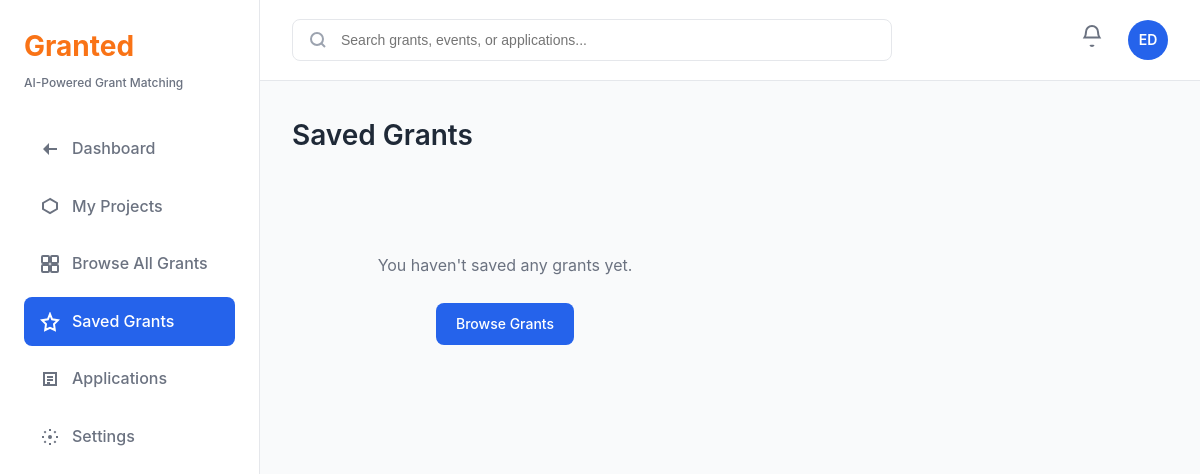
/saved/ (signed in), run on an earlier commit of the app's database.
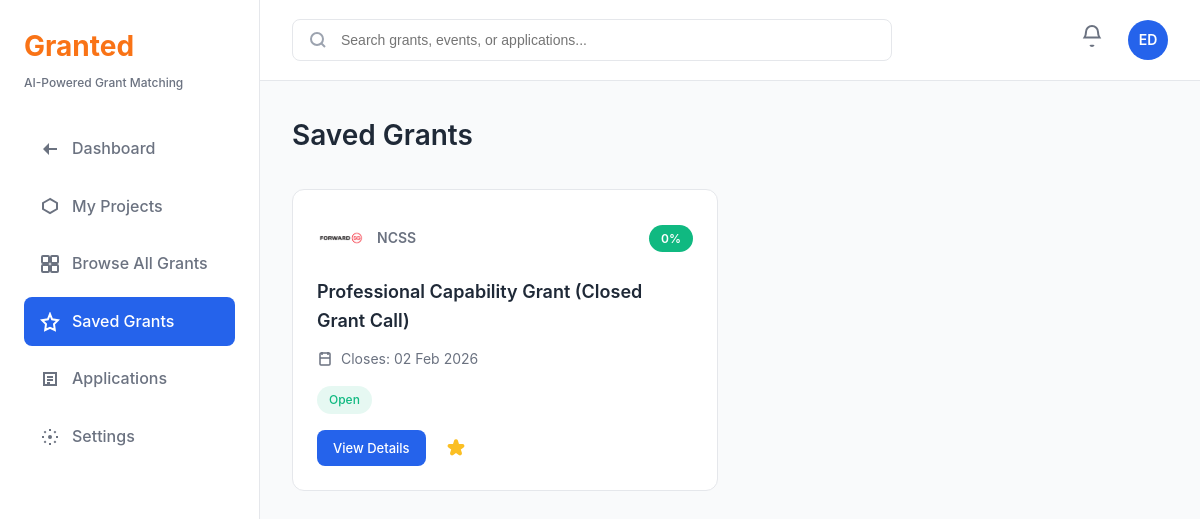
And on a later commit of the database.
### grants/models.py (models this page shows, shortened)
class GrantMatch(models.Model):
    project = models.ForeignKey(Project, on_delete=models.CASCADE, related_name='matches')
    grant = models.ForeignKey(Grant, on_delete=models.CASCADE, related_name='matches')
    match_score = models.IntegerField(
        validators=[MinValueValidator(0), MaxValueValidator(100)],
        help_text="Match percentage (0-100)"
    )
    match_reasons = models.JSONField(default=list, help_text="List of reasons why this is a good match")
    is_saved = models.BooleanField(default=False)
    created_at = models.DateTimeField(auto_now_add=True)
    class Meta:
        unique_together = ['project', 'grant']
        ordering = ['-match_score']

class Grant(models.Model):
    STATUS_CHOICES = [
        ('open', 'Open'),
        ('closed', 'Closed'),
        ('upcoming', 'Upcoming'),
    ]
    title = models.CharField(max_length=300)
    agency = models.ForeignKey(Agency, on_delete=models.CASCADE, related_name='grants')
    description = models.TextField()
    funding_min = models.DecimalField(max_digits=12, decimal_places=2, null=True, blank=True)
    funding_max = models.DecimalField(max_digits=12, decimal_places=2, null=True, blank=True)
    closing_date = models.DateField(null=True, blank=True)
    opening_date = models.DateField(null=True, blank=True)
    duration_years = models.CharField(max_length=50, blank=True)  # e.g., "2-3 years", "1-2 years"
    status = models.CharField(max_length=20, choices=STATUS_CHOICES, default='open')
    eligibility_criteria = models.TextField(blank=True)
    application_url = models.URLField(blank=True)
    icon_name = models.CharField(max_length=50, blank=True)  # For UI icons
    match_score = models.IntegerField(
        default=0,
        validators=[MinValueValidator(0), MaxValueValidator(100)],
        help_text="AI-calculated match score (0-100)"
    )
    created_at = models.DateTimeField(auto_now_add=True)
    updated_at = models.DateTimeField(auto_now=True)
    source_url = models.URLField(blank=True, help_text="URL from OurSG Grants Portal")
    external_id = models.CharField(max_length=100, blank=True, help_text="External ID from source")
    class Meta:
        ordering = ['-match_score', '-closing_date']
        indexes = [
            models.Index(fields=['status', 'closing_date']),
            models.Index(fields=['match_score']),
        ]

class Agency(models.Model):
    name = models.CharField(max_length=200)
    acronym = models.CharField(max_length=20, unique=True)
    description = models.TextField(blank=True)
    website = models.URLField(blank=True)
    logo_url = models.URLField(blank=True)

### grants/views.py (the view)
# urls.py: path('saved/', views.saved_grants, name='saved_grants'),
@login_required
def saved_grants(request):
    saved_matches = GrantMatch.objects.filter(
        project__user=request.user,
        is_saved=True
    ).select_related('grant', 'grant__agency', 'project')
    return render(request, 'grants/saved_grants.html', {'saved_matches': saved_matches})

### grants/templates/grants/saved_grants.html (shortened to what this page needs)
{% extends 'grants/base.html' %}
{% load static %}
{% block content %}
<div class="saved-grants-page">
    <div class="page-header">
        <h1>Saved Grants</h1>
    </div>
    <div class="grant-cards">
        {% for match in saved_matches %}
        <div class="grant-card">
            <div class="grant-card-header">
                <div class="grant-icon">
                    {% with agency_lower=match.grant.agency.acronym|lower %}
                    <img src="{% static 'agency-logos/' %}{{ agency_lower }}.png"
                         alt="{{ match.grant.agency.name }}"
                         class="agency-logo-small"
                         onload="this.style.display='block'; this.previousElementSibling.style.display='none';"
                         onerror="tryNextFormat(this, '{{ agency_lower }}')"
                         style="display: none; width: 100%; height: 100%; object-fit: contain; border-radius: 6px;">
                    {% endwith %}
                </div>
                <div class="grant-agency">{{ match.grant.agency.acronym }}</div>
                <div class="match-badge match-badge-high">{{ match.match_score }}%</div>
            </div>
            <h3 class="grant-title">{{ match.grant.title }}</h3>
            <div class="grant-deadline">
                <svg width="16" height="16" viewBox="0 0 16 16" fill="none">
                    <rect x="3" y="2" width="10" height="12" rx="1" stroke="currentColor" stroke-width="1.5" fill="none"/>
                    <path d="M5 1V4M11 1V4M3 7H13" stroke="currentColor" stroke-width="1.5"/>
                </svg>
                Closes: {{ match.grant.closing_date|date:"d M Y"|default:"TBA" }}
            </div>
            <div class="grant-tags">
                <span class="tag tag-green">{{ match.grant.get_status_display }}</span>
            </div>
            <div class="grant-card-actions">
                <a href="{% url 'grants:grant_detail' match.grant.id %}" class="btn btn-primary btn-sm">View Details</a>
                <button class="btn-save-star saved" onclick="toggleSave({{ match.grant.id }})">
                </button>
            </div>
        </div>
        {% empty %}
        <div class="empty-state">
            <p>You haven't saved any grants yet.</p>
            <a href="{% url 'grants:grants_list' %}" class="btn btn-primary">Browse Grants</a>
        </div>
        {% endfor %}
    </div>
</div>
{% endblock %}

What changed in the data, as far as the page shows it:
added GrantMatch: grant.agency.acronym "NCSS", match_score "0", grant "Professional Capability Grant (Closed Grant Call)", grant.closing_date "02 Feb 2026", grant.status "Open"
Also different on the page:
text no longer shown: "You haven't saved any grants yet. Browse Grants"
